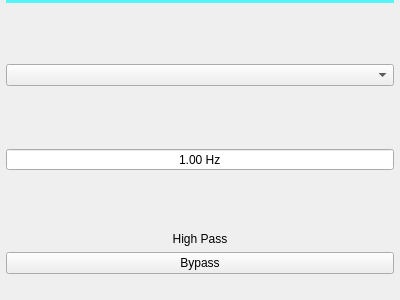
<?xml version="1.0" encoding="UTF-8"?>
<ui version="4.0">
 <class>QHighPass</class>
 <widget class="QWidget" name="QHighPass">
  <property name="geometry">
   <rect>
    <x>0</x>
    <y>0</y>
    <width>400</width>
    <height>300</height>
   </rect>
  </property>
  <property name="windowTitle">
   <string>Form</string>
  </property>
  <layout class="QVBoxLayout" name="verticalLayout_2">
   <property name="leftMargin">
    <number>6</number>
   </property>
   <property name="topMargin">
    <number>0</number>
   </property>
   <property name="rightMargin">
    <number>6</number>
   </property>
   <property name="bottomMargin">
    <number>6</number>
   </property>
   <item>
    <widget class="Line" name="line">
     <property name="styleSheet">
      <string notr="true">color: #54F4F9;</string>
     </property>
     <property name="frameShadow">
      <enum>QFrame::Plain</enum>
     </property>
     <property name="lineWidth">
      <number>4</number>
     </property>
     <property name="orientation">
      <enum>Qt::Horizontal</enum>
     </property>
    </widget>
   </item>
   <item>
    <spacer name="verticalSpacer_2">
     <property name="orientation">
      <enum>Qt::Vertical</enum>
     </property>
     <property name="sizeHint" stdset="0">
      <size>
       <width>20</width>
       <height>40</height>
      </size>
     </property>
    </spacer>
   </item>
   <item>
    <widget class="QComboBox" name="comboBoxType">
     <property name="sizePolicy">
      <sizepolicy hsizetype="Expanding" vsizetype="Fixed">
       <horstretch>0</horstretch>
       <verstretch>0</verstretch>
      </sizepolicy>
     </property>
    </widget>
   </item>
   <item>
    <spacer name="verticalSpacer_3">
     <property name="orientation">
      <enum>Qt::Vertical</enum>
     </property>
     <property name="sizeHint" stdset="0">
      <size>
       <width>20</width>
       <height>40</height>
      </size>
     </property>
    </spacer>
   </item>
   <item>
    <widget class="QDoubleSpinBox" name="doubleSpinBoxFc">
     <property name="alignment">
      <set>Qt::AlignCenter</set>
     </property>
     <property name="buttonSymbols">
      <enum>QAbstractSpinBox::NoButtons</enum>
     </property>
     <property name="suffix">
      <string notr="true"> Hz</string>
     </property>
     <property name="minimum">
      <double>1.000000000000000</double>
     </property>
     <property name="maximum">
      <double>20000.000000000000000</double>
     </property>
    </widget>
   </item>
   <item>
    <spacer name="verticalSpacer">
     <property name="orientation">
      <enum>Qt::Vertical</enum>
     </property>
     <property name="sizeHint" stdset="0">
      <size>
       <width>20</width>
       <height>40</height>
      </size>
     </property>
    </spacer>
   </item>
   <item>
    <widget class="QLabel" name="label">
     <property name="text">
      <string>High Pass</string>
     </property>
     <property name="alignment">
      <set>Qt::AlignCenter</set>
     </property>
    </widget>
   </item>
   <item>
    <widget class="QPushButton" name="pushButtonBypass">
     <property name="text">
      <string notr="true">Bypass</string>
     </property>
     <property name="checkable">
      <bool>true</bool>
     </property>
    </widget>
   </item>
   <item>
    <spacer name="verticalSpacer_4">
     <property name="orientation">
      <enum>Qt::Vertical</enum>
     </property>
     <property name="sizeType">
      <enum>QSizePolicy::Fixed</enum>
     </property>
     <property name="sizeHint" stdset="0">
      <size>
       <width>20</width>
       <height>20</height>
      </size>
     </property>
    </spacer>
   </item>
  </layout>
 </widget>
 <resources/>
 <connections/>
</ui>
